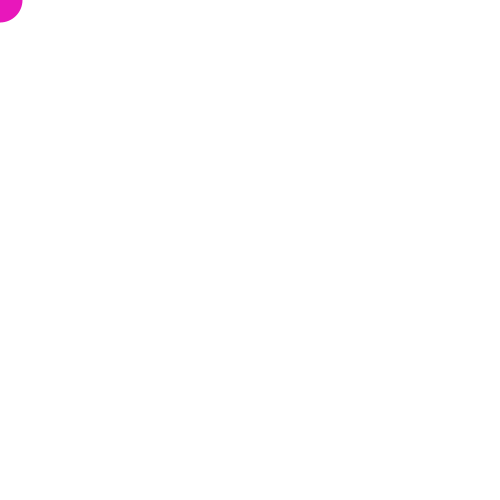
Frame 1 (no input)
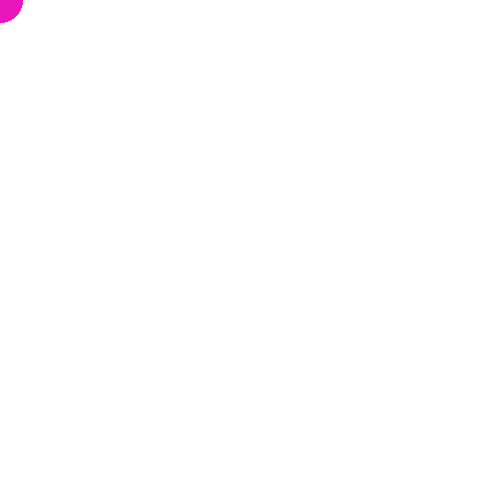
Frame 60 (the mouse pressed at the canvas centre just before this capture)
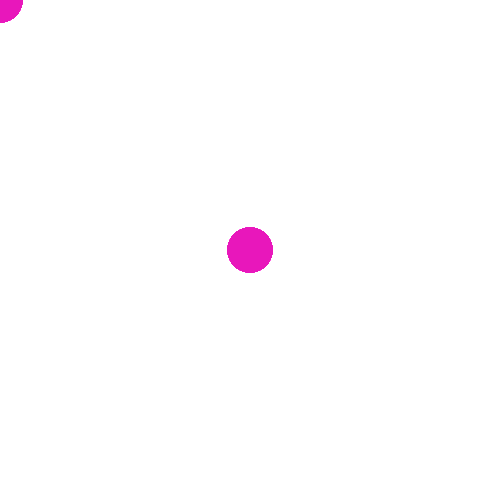
Frame 120 (the mouse held since frame 60 and released just before this capture)

The Processing sketch that drew these frames (run headless with seeded random() and noise(); from frame 60 on, the mouse is pressed at the canvas centre):

// Processing sketch: ex_2_drawing_ellipse
// ── ex_2_drawing_ellipse.pde
void setup() {
  size(500, 500);
  background(255);
  noStroke();
  fill(232,23,187);
}

void draw() {
  /* draw a circle at the current mouse
   * position */
  ellipse(mouseX, mouseY, 45, 45);
}
